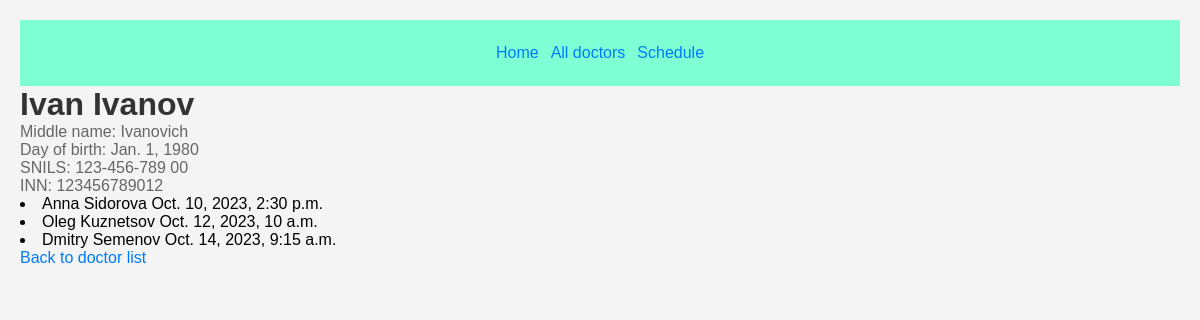
The page /dentistry/doctors/2/ on the database its author committed.
### dentistry/models.py (models this page shows, shortened)
class Doctor(models.Model):
    first_name = models.CharField(max_length=50)
    last_name = models.CharField(max_length=50)
    middle_name = models.CharField(max_length=50)
    date_of_birth = models.DateField()
    snils = models.CharField(max_length=11, unique=True)  # СНИЛС
    inn = models.CharField(max_length=12, unique=True)    # ИНН

class Appointment(models.Model):
    doctor = models.ForeignKey(Doctor, on_delete=models.CASCADE)
    patient = models.ForeignKey(Patient, on_delete=models.CASCADE)
    appointment_datetime = models.DateTimeField()

### dentistry/views.py (the view)
# urls.py: path('doctors/<int:id>/', views.doctor_details, name='doctor_detail'),
def doctor_details(request, id):
  doctor = get_object_or_404(Doctor, id=id)
  patients = Patient.objects.all()
  all_appointments = Appointment.objects.all()
  doctor_appointments =[ap for ap in all_appointments if ap.doctor_id == doctor.id]
  appointments_with_patient_name = []
  for ap in doctor_appointments:
    patient = patients.filter(id=ap.patient_id).first()
    patient_name = f"{patient.first_name} {patient.last_name}"
    appointments_with_patient_name.append({
      'appointment': ap,
      'patient_name': patient_name,
      'appointment_datetime': ap.appointment_datetime,
    })
  context = {
    'doctor': doctor,
    'appointments': appointments_with_patient_name,
  }
  return render(request, 'doctor_details.html', context)

### dentistry/templates/doctor_details.html
{% extends "base_generic.html" %} {% block content %}
  <h1 class="page-title">{{ doctor.first_name }} {{ doctor.last_name }}</h1>
  <p class="detail-info">Middle name: {{ doctor.middle_name }}</p>
  <p class="detail-info">Day of birth: {{ doctor.date_of_birth }}</p>
  <p class="detail-info">SNILS: {{ doctor.snils }}</p>
  <p class="detail-info">INN: {{ doctor.inn }}</p>
{% for appointment in appointments %}
  <li class="">{{ appointment.patient_name }} {{ appointment.appointment_datetime}}</li>
{% endfor %}
  <a href="{% url 'doctor_list' %}">Back to doctor list</a>
{% endblock %}

### dentistry/static/css/base.css (style rules this page uses)
* { padding: 0; margin: 0; }
body { font-family: Arial, sans-serif; background-color: #f4f4f4; margin: 0; padding: 20px; }
a { text-decoration: none; color: #007BFF; }

### dentistry/static/css/doctor_list.css (style rules this page uses)
.page-title { color: #333; }

### dentistry/static/css/doctor_details.css (style rules this page uses)
.page-title { color: #333; }
.detail-info { color: #666; }

### rows shown on the page
Doctor: first_name "Ivan", last_name "Ivanov", middle_name "Ivanovich", date_of_birth "Jan. 1, 1980", snils "123-456-789 00", inn "123456789012"
Appointment: patient_name "Anna Sidorova", appointment_datetime "Oct. 10, 2023, 2:30 p.m."
Appointment: patient_name "Oleg Kuznetsov", appointment_datetime "Oct. 12, 2023, 10 a.m."
Appointment: patient_name "Dmitry Semenov", appointment_datetime "Oct. 14, 2023, 9:15 a.m."
